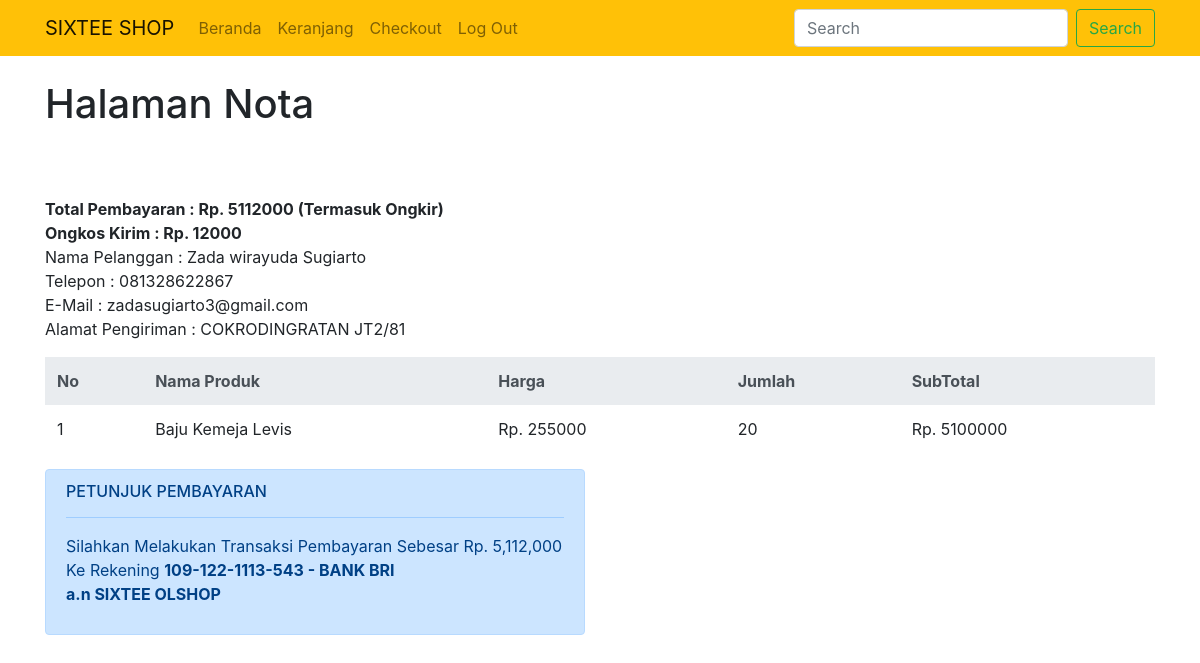
Page /nota.php?id=23 (signed in) on the committed database.
### tables this page shows
CREATE TABLE `tb_pembelian` (
  `id_pembelian` int(11) NOT NULL,
  `id_pelanggan` int(11) NOT NULL,
  `id_prov` int(11) NOT NULL,
  `tanggal_pembelian` date NOT NULL,
  `total_pembelian` int(11) NOT NULL,
  `tarif` int(11) NOT NULL,
  `alamat` varchar(50) NOT NULL,
  `status` varchar(30) NOT NULL
);

CREATE TABLE `tb_pelanggan` (
  `id_pelanggan` int(11) NOT NULL,
  `email` varchar(30) NOT NULL,
  `password` varchar(30) NOT NULL,
  `nama_pelanggan` varchar(50) NOT NULL,
  `telepon` varchar(30) NOT NULL
);

CREATE TABLE `tb_pembelian_produk` (
  `id_pembelian_produk` int(11) NOT NULL,
  `id_pembelian` int(11) NOT NULL,
  `id_produk` int(11) NOT NULL,
  `jumlah` int(11) NOT NULL
);

CREATE TABLE `tb_produk` (
  `id_produk` int(11) NOT NULL,
  `nama_produk` varchar(40) NOT NULL,
  `harga_produk` int(11) NOT NULL,
  `berat_produk` int(11) NOT NULL,
  `foto_produk` varchar(40) NOT NULL,
  `deskripsi_produk` text NOT NULL
);

### nota.php (the view, shortened to what this page needs)
<?php
	$koneksi = new mysqli("localhost", "root", "","toko");
?>
<!doctype html>
<html lang="en">
  <head>
    <link rel="stylesheet" href="https://stackpath.bootstrapcdn.com/bootstrap/4.2.1/css/bootstrap.min.css">
    <link rel="stylesheet" type="text/css" href="admin/css/global.css">
  </head>
  <body>
    <nav class="navbar navbar-expand-lg navbar-light bg-warning">
      <div class="container">
        <a class="navbar-brand" href="#">SIXTEE SHOP</a>
        <div class="collapse navbar-collapse" id="navbarSupportedContent">
          <ul class="navbar-nav mr-auto">
            <li >
              <a class="nav-link" href="index.php">Beranda</a>
            </li>
            <li class="nav-item">
              <a class="nav-link" href="keranjang.php">Keranjang <span class="sr-only">(current)</span></a>
            </li>
             <li>
              <a class="nav-link" href="checkout.php">Checkout</a>
             <?php if (isset($_SESSION["pelanggan"])) : ?>
	            </li>
	             <li >
	              <a class="nav-link" href="logout.php">Log Out</a>
	            </li>
	         <?php endif ?>
          </ul>
          <form class="form-inline my-2 my-lg-0">
            <input class="form-control mr-sm-2" type="search" placeholder="Search" aria-label="Search">
            <button class="btn btn-outline-success my-2 my-sm-0" type="submit">Search</button>
          </form>
        </div>
      </div>
  </nav>
  <br>
<div class="container">
	<h1>Halaman Nota</h1>
	<?php
	$ambil = $koneksi->query("SELECT * FROM tb_pembelian JOIN tb_pelanggan
							  ON tb_pembelian.id_pelanggan = tb_pelanggan.id_pelanggan
							  WHERE tb_pembelian.id_pembelian = '$_GET[id]'");
	$detail = $ambil->fetch_assoc();
 ?>
 <pre>
 </pre>
<strong>
	<br>
	<?php echo"Total Pembayaran : Rp. " .$detail['total_pembelian'] ." (Termasuk Ongkir)"; ?>
	<br>
	<?php echo "Ongkos Kirim : Rp. " .$detail['tarif']; ?>
</strong>
 <p>
 	<?php echo " Nama Pelanggan : ".$detail['nama_pelanggan']; ?>
 	<br>
 	<?php echo "Telepon : " .$detail['telepon']; ?>
 	<br>
 	<?php echo "E-Mail : " .$detail['email'] ?>
 	<br>
	<?php echo "Alamat Pengiriman : " .$detail['alamat']; ?>
 </p>
  <div class="row m-t-30">
      <div class="col-md-12">
		<div class="table-responsive m-b-40">
		<table class="table table-borderless table-data3">
			<thead class="thead-light">
				<tr>
					<th>No</th>
					<th>Nama Produk</th>
					<th>Harga</th>
					<th>Jumlah</th>
					<th>SubTotal</th>
				</tr>
			</thead>
			<tbody>
			<?php $no = 1; ?>
			<?php $ambil = $koneksi->query("SELECT * FROM tb_pembelian_produk JOIN tb_produk ON
											tb_pembelian_produk.id_produk = tb_produk.id_produk
											WHERE tb_pembelian_produk.id_pembelian = '$_GET[id]'"); ?>
			<?php while($pecah = $ambil->fetch_assoc()) { ?>
				<tr>
					<td><?php echo $no; ?></td>
					<td><?php echo $pecah['nama_produk']; ?></td>
					<td><?php echo "Rp. " .$pecah['harga_produk'];  ?></td>
					<td><?php echo $pecah['jumlah']; ?></td>
					<td><?php echo "Rp. ".$pecah['harga_produk']*$pecah['jumlah']; ?></td>
				</tr>
			<?php $no++; ?>
			<?php } ?>
			</tbody>
		</table>
		</div>
	</div>
</div>
</div>
<div class="container">
	<div class="row">
		<div class="col-md-6">
			<div class="alert alert-primary" role="alert">
					<h6 class="alert-heading">PETUNJUK PEMBAYARAN</h6>
					<hr>
					<p>
					Silahkan Melakukan Transaksi Pembayaran Sebesar Rp. <?php echo number_format($detail['total_pembelian']); ?>
					<br>
					Ke Rekening <strong>109-122-1113-543 - BANK BRI </strong>
					<br>
					<strong>a.n SIXTEE OLSHOP</strong>
				</p>
			</div>
		</div>
	</div>
</div>
  </body>
</html>

### rows in the picture
tb_pembelian: total_pembelian "5112000", tarif "12000", id_pelanggan.nama_pelanggan "Zada wirayuda Sugiarto", id_pelanggan.telepon "081328622867", id_pelanggan.email "zadasugiarto3@gmail.com", alamat "COKRODINGRATAN JT2/81", total_pembelian "5,112,000"
tb_pembelian_produk: id_produk.nama_produk "Baju Kemeja Levis", id_produk.harga_produk "255000", jumlah "20", $pecah['harga_produk']*$pecah['jumlah'] "5100000"
